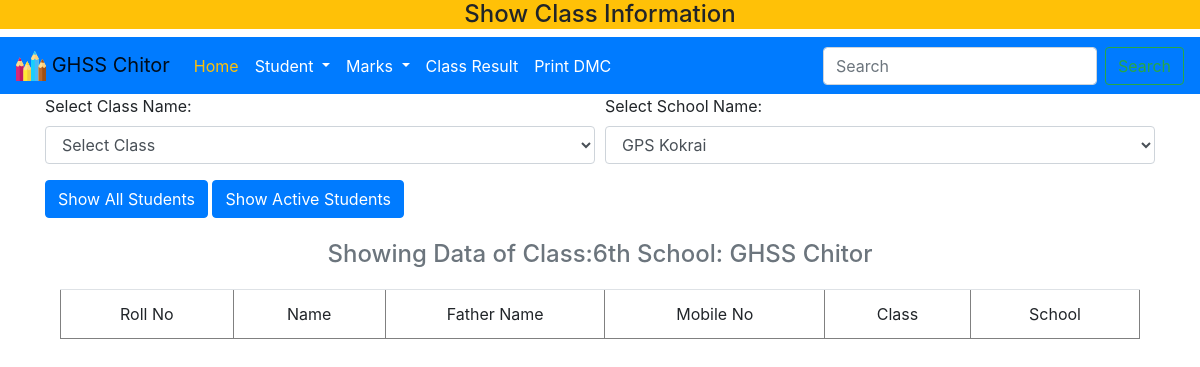
/show_class.php, run on an earlier commit of the app's database.
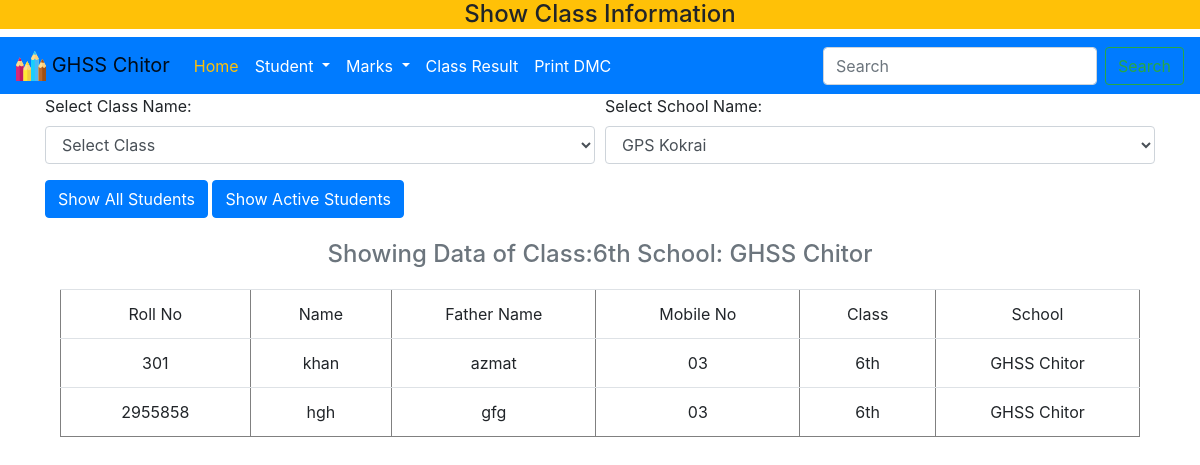
And on a later commit of the database.
### tables this page shows
CREATE TABLE IF NOT EXISTS `students_info` (
  `Roll_No` int(11) NOT NULL,
  `Name` varchar(100) NOT NULL,
  `FName` varchar(100) NOT NULL,
  `Mobile` varchar(12) NOT NULL DEFAULT '03',
  `School` varchar(200) NOT NULL DEFAULT 'GHSS CHITOR',
  `Class` enum('5th','6th A','6th B','7th','8th A','8th B','8th','10th A','10th B','9th A','9th B','6th','7th A','7th B','kg','1st','2nd','3rd','4th') NOT NULL,
  `Class_Position` varchar(20) DEFAULT NULL,
  `Year` year(4) NOT NULL,
  `Dob` date DEFAULT NULL,
  `Date_Admission` date DEFAULT NULL,
  `Mobile_No` varchar(14) DEFAULT NULL,
  `FCnic` int(15) DEFAULT NULL,
  `Form_B` varchar(15) NOT NULL,
  `Status` int(11) NOT NULL DEFAULT '1',
  PRIMARY KEY (`Roll_No`)
);

### show_class.php (the view, shortened to what this page needs)
<?php
  require_once('sand_box.php');
  $link=connect();
  page_header('Show Class');
  $show_class="6th";
  $show_school="GHSS Chitor";
  $status="1";
?>
</head>
<body>
  <div class="bg-warning text-center">
    <h4>Show Class Information</h4>
  </div>
  <?php require_once('nav.php');?>
<div class="container">
  <div class="row">
      <div class="col-md-12 ">
        <form class="" action="#" method="GET">
          <div class="form-row">
            <?php select_class(); ?>
            <?php  select_school();?>
          </div>
         <button type="submit" name="submit" value="all" class="btn btn-primary">Show All Students</button>
         <button type="submit" name="active" value="active" class="btn btn-primary">Show Active Students</button>
        </form>
<div class="container">
  <div class="row">
      <div class="col-md-12 ">
        <table class="table" border="1">
          <caption style="caption-side: top"> <h4> <?php echo "Showing Data of Class:$show_class School: $show_school";?></h4></caption>
          <tr> <td> Roll No </td> <td> Name </td> <td> Father Name </td><td> Mobile No </td> <td> Class </td><td> School</td> </tr>
            <?php
              $qs="Select * from students_info WHERE Class='".$show_class."' AND school='".$show_school."' AND status='".$status."'order by Roll_No ASC";
              $qr=mysqli_query($link,$qs)or die('error:'.mysqli_error($link));
              while($qfa=mysqli_fetch_assoc($qr))
              {
                echo  '<tr><td>'.$qfa['Roll_No']. '</td><td>'.$qfa['Name']. '</td><td>'.$qfa['FName']. '</td><td>'.$qfa['Mobile']. '</td><td>'.$qfa['Class'].'<td>'.$qfa['School']. '</td></td></tr>';
              }
            ?>
          </table>
        </div>
      </div>
  </div>
  <?php page_close(); ?>

### sand_box.php (shortened to what this page needs)
<?php
	function page_header($page_name){
		echo '<!DOCTYPE html>
					<html lang="en">
						<head>
			    			<title>' .$page_name.  '</title>
								<meta charset="utf-8">
								<meta name="viewport" content="width=device-width, initial-scale=1">
								<link rel="stylesheet" href="css/bootstrap.min.css">
								<link rel="stylesheet" href="css/custom.css">
								<link rel="stylesheet" href="css/style.css">
						  	<script type="text/javascript" src="js/jquery3.6.js">  </script>
						  	<script type="text/javascript" src="js/bootstrap.bundle.js">  </script>
						  	<script type="text/javascript" src="js/bootstrap.bundle.min.js.map">  </script>
						  	<script type="text/javascript" src="js/custom.js">  </script>';
	}
	function page_close(){
		echo'</body>
					</html>';
	}
	function select_class(){
echo '
<div class="form-group col-md-6">
	<label for="class_exam">Select Class Name: </label>
              <select class="form-control" name="class_exam" required>
                <option value="">Select Class </option>
				<option value="4th">4th</option>
                <option value="5th">5th</option>
                <option value="6th">6th</option>
                <option value="6th A" >6th A</option>
                <option value="6th B">6th B</option>
                <option value="7th">7th </option>
				<option value="7th A">7th A </option>
				<option value="7th B">7th B</option>
                <option  value="8th">8th</option>
                <option value="8th A">8th A</option>
                <option value="8th B">8th B</option>
                <option value="9th A">9th A</option>
                <option value="9th B">9th B</option>
                <option value="10th A">10th A</option>
                <option value="10th B">10th B</option>
              </select>
      </div>
';
	}
function select_school(){
echo '
	<div class="form-group col-md-6">
		<label for="school">Select School Name: </label>
              <select class="form-control" name="school" required>
                <option value="">Select School </option>
                <option value="GHSS Chitor"> GHSS Chitor</option>
                <option value="GMS Marghazar" selected>GMS Marghazar</option>
                <option  value="GMS Spal Bandai">GMS Spal Bandai</option>
                <option value="GPS Kokrai" selected >GPS Kokrai</option>
                <option value="GPS Chitor">GPS Chitor</option>
              </select>
            </div>
    ';
}
?>

### nav.php (shortened to what this page needs)
<nav class="navbar navbar-expand-lg navbar-light bg-primary">
  <a class="navbar-brand" href="index.php">
    <img src="images/logo.svg" width="30" height="30" alt="">
  GHSS Chitor</a>
  <div class="collapse navbar-collapse" id="navbarSupportedContent">
    <ul class="navbar-nav mr-auto">
      <li class="nav-item active">
        <a class="nav-link" href="index.php">Home </a>
      </li>
      <li class="nav-item dropdown">
        <a class="nav-link dropdown-toggle" href="add_student.php" id="navbarDropdown" role="button" data-toggle="dropdown" aria-haspopup="true" aria-expanded="false">
         Student
        </a>
      </li>
      <li class="nav-item dropdown">
        <a class="nav-link dropdown-toggle" href="#" id="navbarDropdown" role="button" data-toggle="dropdown" aria-haspopup="true" aria-expanded="false">
         Marks
        </a>
      </li>
      <li class="nav-item">
        <a class="nav-link" href="class_result.php"> Class Result</a>
      </li>
      <li class="nav-item">
        <a class="nav-link" href="print_dmc"> Print DMC</a>
      </li>
    </ul>
    <form class="form-inline my-2 my-lg-0">
      <input class="form-control mr-sm-2" type="search" placeholder="Search" aria-label="Search">
      <button class="btn btn-outline-success my-2 my-sm-0" type="submit">Search</button>
    </form>
  </div>
</nav>

### css/custom.css (style rules this page uses)
.navbar-light .navbar-nav .nav-link { color:white; }
.navbar-light .navbar-nav .active>.nav-link, .navbar-light .navbar-nav .nav-link.active, .navbar-light .navbar-nav .nav-link.show, .navbar-light .navbar-nav .show>.nav-link { color:#FFC107 }

### css/style.css (style rules this page uses)
table { text-align: center; margin: 10px auto; width: 90%; }
table td { max-width: 100px; }
h4 { text-align: center; }
.text-center { text-align: center; }

What changed in the data, as far as the page shows it:
added students_info: Roll_No "301", Name "khan", FName "azmat", Mobile "03", Class "6th", School "GHSS Chitor"
added students_info: Roll_No "2955858", Name "hgh", FName "gfg", Mobile "03", Class "6th", School "GHSS Chitor"
